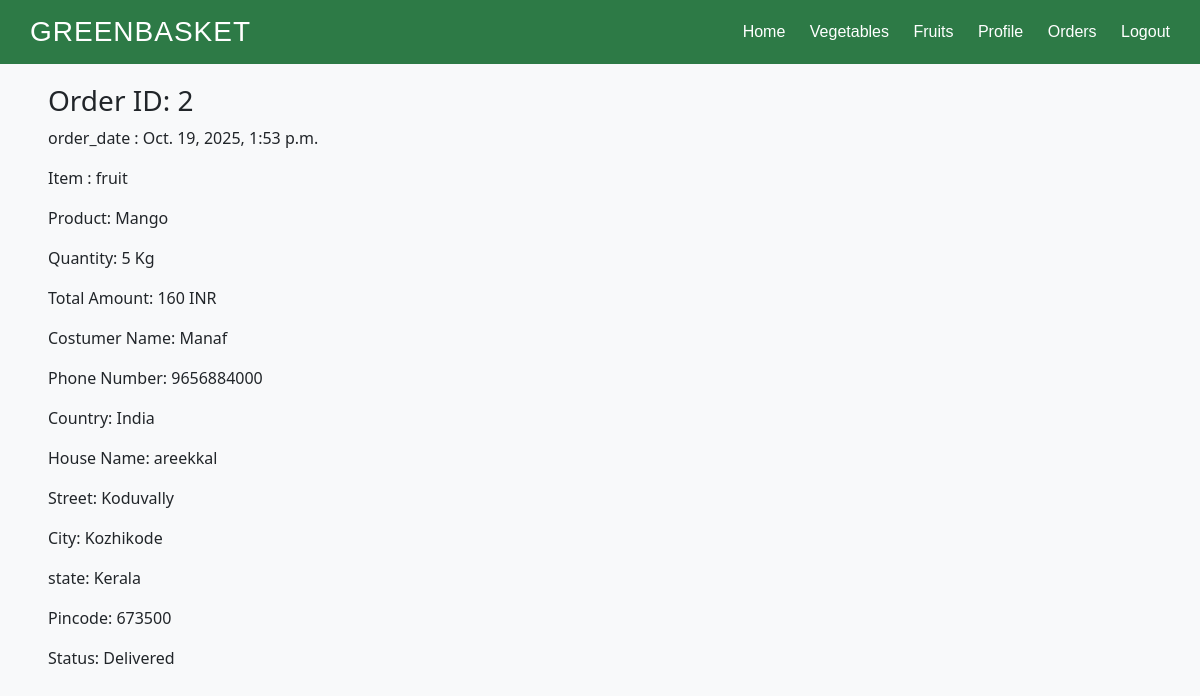
The app's page /s_orderview/2/ with its own data.
### home/models.py (models this page shows, shortened)
class Order(models.Model):
    costumer = models.ForeignKey(Costumer, on_delete=models.CASCADE)
    product = models.ForeignKey(Product, on_delete=models.CASCADE)
    quantity = models.IntegerField()
    order_date = models.DateTimeField(auto_now=True)
    amount = models.DecimalField(max_digits=10,decimal_places=0, default=0, null=True, blank=True)
    seller = models.ForeignKey(Seller, on_delete=models.CASCADE,null=True, blank=True)
    status = models.CharField(null=True, blank=True)
    points = models.IntegerField(default=0,null=True, blank=True)
    n = models.DecimalField(max_digits=100,decimal_places=0, default=0, null=True, blank=True)

class Product(models.Model):
    item = models.ForeignKey(Item, on_delete=models.CASCADE)
    image = models.ImageField(upload_to='products')
    image1 = models.ImageField(upload_to='products',null=True, blank=True)
    image2 = models.ImageField(upload_to='products',null=True, blank=True)
    name = models.CharField(max_length=200)
    description = models.TextField()
    org_price = models.DecimalField(max_digits=10, decimal_places=0)
    selling_price = models.DecimalField(max_digits=10, decimal_places=0)
    discount = models.DecimalField(max_digits=10, decimal_places=0,null=True, blank=True)
    stock = models.IntegerField()
    seller = models.ForeignKey(Seller, on_delete=models.CASCADE,null=True, blank=True)
    created_at = models.DateTimeField(auto_now_add=True, null=True, blank=True)
    rating = models.DecimalField(max_digits=3, decimal_places=2,null=True,blank=True)

class Item(models.Model):
    name = models.CharField(max_length=200)
    def __str__(self):
        return self.name

class Costumer(models.Model):
    COUNTRY_CHOICES = [
        ('India', 'India'),
    ]
    STATE_CHOICES = [
        ('AN', 'Andaman and Nicobar Islands'),
        ('AP', 'Andhra Pradesh'),
        ('AR', 'Arunachal Pradesh'),
        ('AS', 'Assam'),
        ('BR', 'Bihar'),
        ('CH', 'Chandigarh'),
        ('CG', 'Chhattisgarh'),
        ('DL', 'Delhi'),
        ('GA', 'Goa'),
        ('GJ', 'Gujarat'),
        ('HR', 'Haryana'),
        ('HP', 'Himachal Pradesh'),
        ('JH', 'Jharkhand'),
        ('JK', 'Jammu and Kashmir'),
        ('KA', 'Karnataka'),
        ('Kerala','Kerala'),
        ('LA', 'Ladakh'),
        ('LD', 'Lakshadweep'),
        ('MP', 'Madhya Pradesh'),
        ('MH', 'Maharashtra'),
        ('MN', 'Manipur'),
        ('ML', 'Meghalaya'),
        ('MZ', 'Mizoram'),
        ('NL', 'Nagaland'),
        ('OD', 'Odisha'),
        ('PB', 'Punjab'),
        ('PY', 'Puducherry'),
        ('RJ', 'Rajasthan'),
        ('SK', 'Sikkim'),
        ('TN', 'Tamil Nadu'),
        ('TS', 'Telangana'),
        ('TR', 'Tripura'),
        ('UP', 'Uttar Pradesh'),
        ('UK', 'Uttarakhand'),
        ('WB', 'West Bengal'),
    ]
    image = models.ImageField(upload_to='users')
    name = models.CharField(max_length=200)
    number = models.IntegerField()
    email = models.EmailField(unique=True)
    country = models.CharField(choices=COUNTRY_CHOICES,default='India')
    house_name = models.CharField(max_length=200)
    street = models.CharField(max_length=200)
    pincode = models.IntegerField()
    city = models.CharField(max_length=200)
    state = models.CharField(choices=STATE_CHOICES, default='Kerala')
    username = models.CharField()
    password = models.CharField()
    location = models.CharField(max_length=200)
    points = models.IntegerField(default=0,null=True,blank=True)

### home/views.py (the view)
# urls.py: path('s_orderview/<int:p_id>/',s_orderviewfn),
def s_orderviewfn(request,p_id):
    p = Order.objects.get(id = p_id)
    return render(request, 's_order_view.html', {'p': p})

### home/templates/s_order_view.html (shortened to what this page needs)
{% load static %}
<!DOCTYPE html>
<html>
<head>
    <link rel="stylesheet" href="https://cdn.jsdelivr.net/npm/bootstrap@4.1.3/dist/css/bootstrap.min.css">
    <link rel="stylesheet" href="{% static 'css/style.css' %}">
</head>
<body>
    <div class="main">
        <div class="header">
            <h1>GREENBASKET</h1>
            <div class="nav-links">
            <a href="/shome/">Home</a>
            <a href="/sveg/">Vegetables</a>
            <a href="/sfruit/">Fruits</a>
            <a href="/sprofile/">Profile</a>
            <a href="/s_orders/">Orders</a>
            <a href="/">Logout</a>
            </div>
        </div>
        <div class="blank"></div>
        <div class="div5" >
            <div class="">
                <h3>Order ID: {{ p.id }}</h3>
                <p>order_date : {{p.order_date}}</p>
                <p>Item : {{p.product.item}}</p>
                <p>Product: {{ p.product.name }}</p>
                <p>Quantity: {{ p.quantity }} Kg</p>
                <p>Total Amount: {{ p.amount }} INR</p>
                <p>Costumer Name: {{p.costumer.name}}</p>
                <p>Phone Number: {{p.costumer.number}}</p>
                <p>Country: {{p.costumer.country}}</p>
                <p>House Name: {{p.costumer.house_name}}</p>
                <p>Street: {{p.costumer.street}}</p>
                <p>City: {{p.costumer.city}}</p>
                <p>state: {{p.costumer.state}}</p>
                <p>Pincode: {{p.costumer.pincode}}</p>
                <p>Status: {{p.status}}</p>
            </div>
        </div>
    </div>
</body>
</html>

### home/static/css/style.css (style rules this page uses)
* { margin: 0; padding: 0; box-sizing: border-box; }
.blank { height: 64px; }
.div5 { margin-left: 4%; margin-top: 20px; }
body { background-color: #f8f9fa; font-family: "Segoe UI", sans-serif; }
.header { background-color: #2d7a46; font-family: 'Gill Sans', 'Gill Sans MT', Calibri, 'Trebuchet MS', sans-serif; position: fixed; width: 100% ; z-index: 10; top: 0; padding: 15px 30px; display: flex; align-items: center; justify-content: space-between; color: white; }
.header h1 { margin: 0; font-size: 28px; letter-spacing: 1px; }
.header .nav-links a { color: white; margin-left: 20px; text-decoration: none; font-weight: 500; }

### records on screen
Order: id "2", order_date "Oct. 19, 2025, 1:53 p.m.", product.item "fruit", product.name "Mango", quantity "5", amount "160", costumer.name "Manaf", costumer.number "9656884000", costumer.country "India", costumer.house_name "areekkal", costumer.street "Koduvally", costumer.city "Kozhikode", costumer.state "Kerala", costumer.pincode "673500", status "Delivered"
